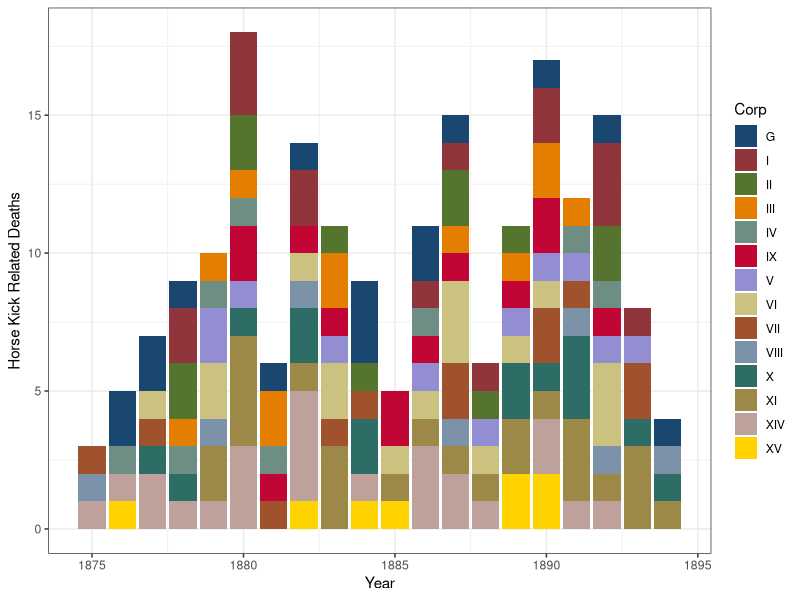
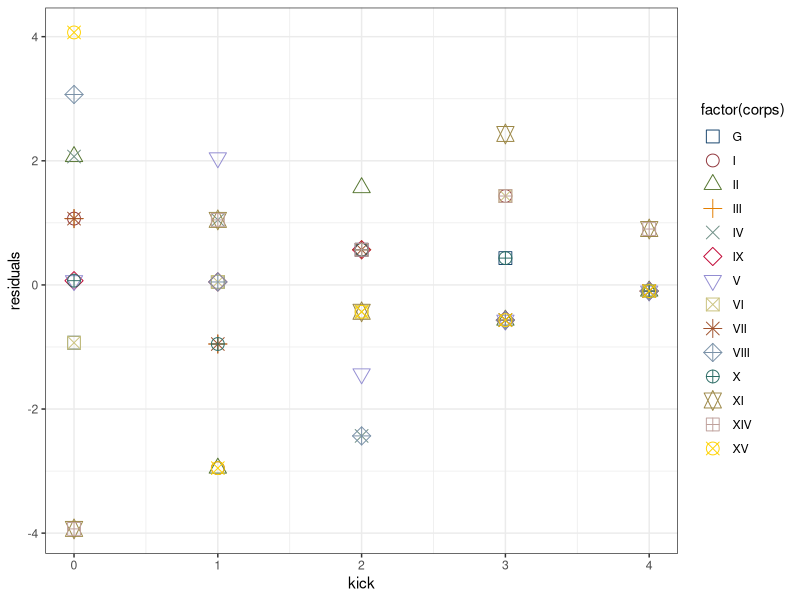

The R source for these figures, in order:
library("ggplot2")
library("ggthemes")

PrussianArmy <- read.table("PrussianArmy.dat", header = FALSE)

SumYi <- sum(PrussianArmy$V3)
N <- nrow(PrussianArmy)

lamHat <- SumYi/N
SElamHat <- sqrt(lamHat/N)

CorpsByKicks <- table(PrussianArmy$V2,PrussianArmy$V3)
pdf("PrussianPlot.pdf")
ggplot(PrussianArmy, aes(x = V1, y = V3, fill = V2, shapes = V2)) + 
	scale_shape_manual(values = c(0,1,2,3,4,5,6,7,8,9,10,11,12,13)) +
  geom_bar(stat="identity")+
  xlab("Year")+
  ylab("Horse Kick Related Deaths")+
  labs(fill='Corp')+
  scale_fill_stata()+
  theme_bw()
invisible(dev.off())

library('ggplot2')
army <- read.table("PrussianArmy.dat", header = FALSE)
lambdaHat <- mean(army$V3)
se <- sqrt(lambdaHat/nrow(army))

expectedNumber <- function(k)
  20*(lambdaHat^k)*exp(-lambdaHat)/factorial(k)
Kicks <- c(0,1,2,3,4)
Occurrences <- sapply(Kicks, expectedNumber)

kick <- c(rep(0, 14), rep(1,14), rep(2,14),
rep(3,14), rep(4,14))
corps <- rep(c('G','I','II','III','IV','IX','V',
'VI','VII','VIII','X','XI','XIV','XV'),5)
expected <- c(rep(Occurrences[1],14),rep(Occurrences[2],14),
rep(Occurrences[3],14),rep(Occurrences[4],14),
rep(Occurrences[5],14))
residuals <- c(table(army$V2, army$V3)[1:70] - expected)

df.graph <- data.frame(kick, corps, residuals)

pdf("ResidualsPlot.pdf")
ggplot(df.graph, aes(kick, residuals))+
  geom_point(aes(shape = factor(corps),colour = factor(corps)), size = 4) +
  scale_shape_manual(values = c(0,1,2,3,4,5,6,7,8,9,10,11,12,13))+
  scale_color_stata()+
  theme_bw()
invisible(dev.off())
